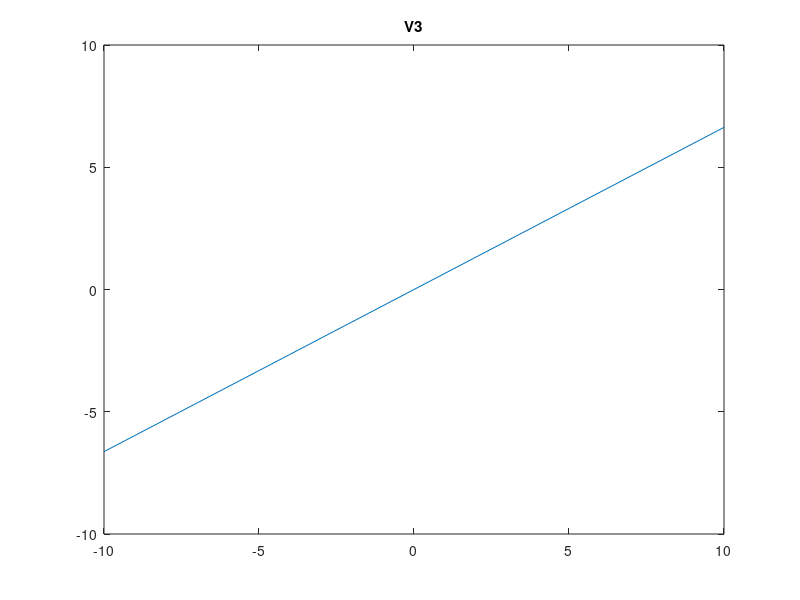
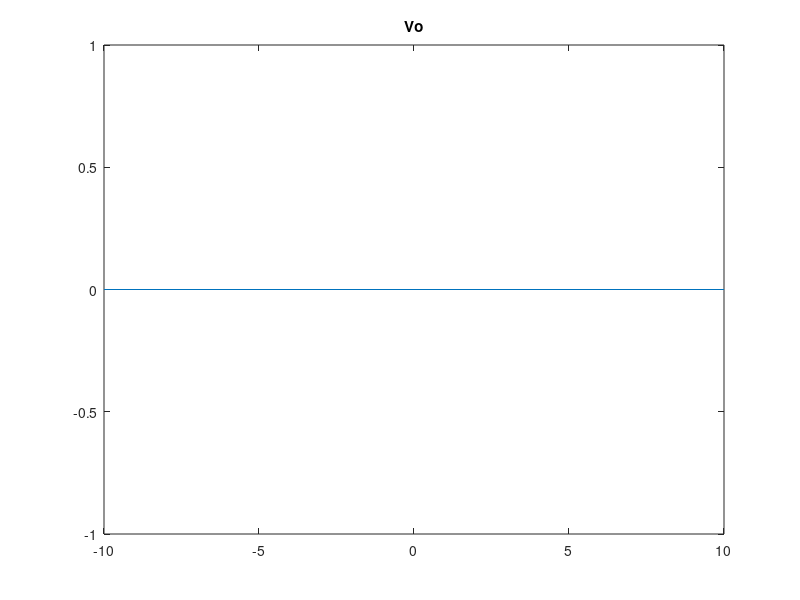

Recreate these plots in MATLAB, in order.
% %%%%%%% Part 4
% % 
% % A) If the output voltage was changed to a non-linear representation for 
% the current it would have to be represented in the B matrix of the MNA
% form 
% 
% B) the B matrix would have to be inlcuded when making the caculation.
% instead of using the the a/R3 and denoting there is a votage at that
% point in the matrix (denoted by the 1 in the fourth column in the last
% row in the G matrix). Just a 1 is denoted so as to allow the B matrix use
% it. Now since we know that the total curent is equal to a*V3/R3 we use
% that in the B matrix. Then we use a jacobian to find the non-linear
% solution. begin by defining an operating point.
%

%C)
clear all
close all

R1 = 1;
C = 0.25;
R2 = 2;
L = 0.2;
R3 = 10;
a = 100;
R4 = 0.1;
Ro = 1000;
Y1 = 1/R1;
Y2 = 1/R2;
Y3 = 1/R3;
Y4 = 1/R4;

% V = [V1    V2            V3     V4     V5            i1  iL  i3];
G = [-1/R1  1/R1           0       0      0             1   0   0;
    1/R1 (-1/R1)-(1/R2)    0       0      0             0  -1   0;
      0      0            -1/R3    0      0             0   1   0;
      0      0             0   -1/R4    1/R4            0   0   1;
      0      0             0    1/R4  (-1/R4)-(1/Ro)    0   0   0;
      1      0             0       0      0             0   0   0;
      0      1            -1       0      0             0   0   0;
      0      0             0       1      0             0   0   0]


% V =  [V1  V2  V3   V4  V5 i1  iL i3];
Cm =   [-C   C   0   0   0   0   0  0;
         C  -C   0   0   0   0   0  0;
         0   0   0   0   0   0   0  0;
         0   0   0   0   0   0   0  0;
         0   0   0   0   0   0   0  0;
         0   0   0   0   0   0   0  0;
         0   0   0   0   0   0  -L  0;
         0   0   0   0   0   0   0  0]
 
 
 %B = [0 0 0 0 a*(V3/R3) 0 0 0]
 
  n = 0;
  vin = -10:1:10;  
  V3 = zeros(size(vin));
  
for Vin = -10:10 
    n = n + 1;
    F = [0 0 0 0 0 Vin 0 0];
    B = [0 0 0 0 a*(V3(n)/R3) 0 0 0];
    V = ((G+Cm)\F')+B;
    
    
    V3(n) = V(3);
    Vo(n) = V(5);
end

figure(14)
plot(vin,V3)
title('V3')
figure(15)
plot(vin,Vo)
title('Vo')
